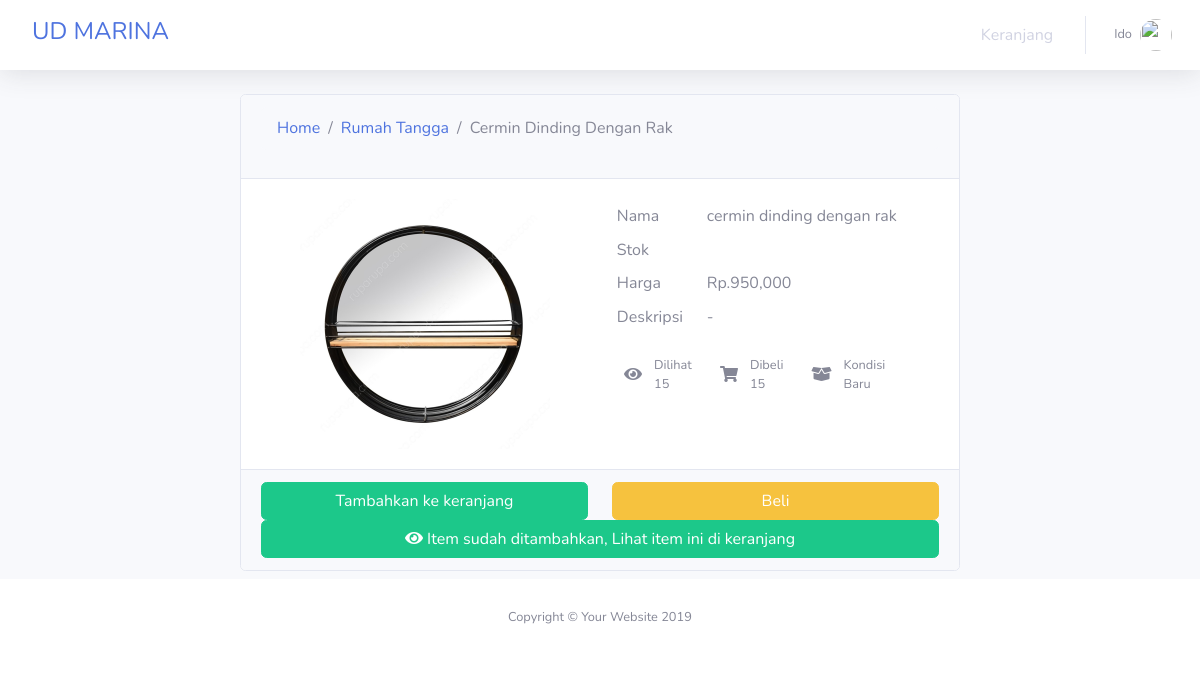
Screenshot of /pel/?page=view-barang&idpr=5 (signed in) with the database file from the repository.
### tables this page shows
CREATE TABLE IF NOT EXISTS `tbpelanggan` (
  `id` int(10) NOT NULL,
  `nama` varchar(100) NOT NULL,
  `kelamin` varchar(100) NOT NULL,
  `alamat` text NOT NULL,
  `phone` varchar(50) NOT NULL
);

CREATE TABLE IF NOT EXISTS `tbproduk` (
  `id` int(10) NOT NULL,
  `id_kategori` varchar(10) NOT NULL,
  `nama_barang` text NOT NULL,
  `harga` varchar(10) NOT NULL,
  `stok` char(10) NOT NULL,
  `deskripsi` text NOT NULL,
  `tanggal` varchar(50) NOT NULL,
  `img` varchar(50) NOT NULL
);

CREATE TABLE IF NOT EXISTS `tbkategori` (
  `id` int(10) NOT NULL,
  `kategori` varchar(200) NOT NULL
);

### pel/index.php (the view, shortened to what this page needs)
<?php
include "content.php";
$idp = $_SESSION['id'];
?>
<!DOCTYPE html>
<html lang="en">
<head>
  <link href="vendor/fontawesome-free/css/all.min.css" rel="stylesheet" type="text/css">
  <link href="css/sb-admin-2.css" rel="stylesheet">
  <link href="css/style.css" rel="stylesheet">
</head>
<body id="page-top">
  <div id="wrapper">
    <div id="content-wrapper" class="d-flex flex-column">
      <div id="content">
        <nav class="navbar navbar-expand navbar-light bg-white topbar mb-4 static-top shadow">
          <a href="index.php" class="h4 mr-5 nav-link">UD MARINA</a>
          <ul class="navbar-nav ml-auto">
            <?php if($_SESSION['admin']){?>
            <li class="nav-item dropdown no-arrow mx-1">
              <a class="nav-link" href="?page=keranjang">
                Keranjang
              </a>
            </li>
            <li class="nav-item dropdown no-arrow ml-auto">
              <a class="nav-link dropdown-toggle" href="#" id="userDropdown" role="button" data-toggle="dropdown" aria-haspopup="true" aria-expanded="false">
                <?php
                $sql = mysql_query("SELECT * FROM tbpelanggan WHERE id='$idp'");
                $d = mysql_fetch_array($sql);
                ?>
                <span class="mr-2 d-none d-lg-inline text-gray-600 small"><?php echo ucfirst($d['nama']);?></span>
                <img class="img-profile rounded-circle" src="https://source.unsplash.com/QAB-WJcbgJk/60x60">
              </a>
            </li>
            <?php } ?>
          </ul>
        </nav>
        <div class="container">
          <?php if($_GET['page']){?>
            <div class="row my-2">
              <?php include $link;?>
            </div>
            <?php
          } else {
            include $link;
          }
          ?>
        </div>
      </div>
      <footer class="sticky-footer bg-white">
        <div class="container my-auto">
          <div class="copyright text-center my-auto">
            <span>Copyright &copy; Your Website 2019</span>
          </div>
        </div>
      </footer>
    </div>
  </div>
</body>
</html>

### pel/laman/view_barang.php
<?php
$id = $_GET['idpr'];
$sql = mysql_query("SELECT a.id as idp,b.id as idk,a.nama_barang,b.kategori,a.harga,a.deskripsi,a.img FROM tbproduk a, tbkategori b WHERE a.id_kategori=b.id AND a.id='$id'");
$d = mysql_fetch_array($sql);
?>
<div class="col-md-8 offset-md-2">
	<div class="card">
		<div class="card-header text-capitalize h4">
			<div class="breadcrumb no-background h6">
				<a href="?page=barang" class="breadcrumb-item link">Home</a>
				<a href="?page=barang&idkat=<?= $d['idk'];?>" class="breadcrumb-item link"><?= $d['kategori'];?></a>
				<span class="breadcrumb-item"><?= $d['nama_barang'];?></span>
			</div>
		</div>
		<div class="card-body">
			<div class="row">
				<div class="col-md-6">
					<img src="../admin/img/produk/<?= $d['img'];?>" class="img-fluid mx-auto d-block" style="height:250px">
				</div>
				<div class="col-md-6">
					<table class="table table-sm table-hover table-borderless text-muted">
						<tr>
							<td>Nama</td>
							<td><?= $d['nama_barang'];?></td>
						</tr>
						<tr>
							<td>Stok</td>
							<td><?= $d['stok'];?></td>
						</tr>
						<tr>
							<td>Harga</td>
							<td>Rp.<?= number_format($d['harga']);?></td>
						</tr>
						<tr>
							<td>Deskripsi</td>
							<td><?= $d['deskripsi'];?></td>
						</tr>
					</table>
					<div class="row">
						<div class="col-md-12">
							<div class="btn-icon-split">
								<div class="icon not-back my-auto"><i class="fa fa-eye"></i></div>
								<div class="text pl-0 small">Dilihat<br>15</div>
							</div>
							<div class="btn-icon-split">
								<div class="icon not-back my-auto"><i class="fa fa-shopping-cart"></i></div>
								<div class="text pl-0 small">Dibeli<br>15</div>
							</div>
							<div class="btn-icon-split">
								<div class="icon not-back my-auto"><i class="fa fa-box-open"></i></div>
								<div class="text pl-0 small">Kondisi<br>Baru</div>
							</div>
						</div>
					</div>
				</div>
			</div>
		</div>
		<?php if(!empty($_SESSION['admin'])){?>
		<div class="card-footer">
			<div class="row">
				<div class="col-md-12">
					<div class="row" id="has">
						<div class="col-md-6"><button class="btn btn-success btn-block ker" alt="<?= $id;?>">Tambahkan ke keranjang</button></div>
						<div class="col-md-6"><button class="btn btn-warning btn-block ker" alt="<?= $id;?>">Beli</button></div>
					</div>
					<button class="btn btn-success btn-block" id="hasnt"><i class="fa fa-eye"></i> Item sudah ditambahkan, Lihat item ini di keranjang</button>
				</div>
			</div>
		</div>
		<?php } ?>
	</div>
</div>

### pel/css/style.css (style rules this page uses)
.no-background { background-color: #f8f9fc !important; }
.not-back { background:none!important; }

### rows the page displays
tbpelanggan: nama "Ido"
tbproduk: id_kategori.kategori "Rumah Tangga", nama_barang "Cermin Dinding Dengan Rak", img (picture), nama_barang "cermin dinding dengan rak", harga "950,000", deskripsi "-"
